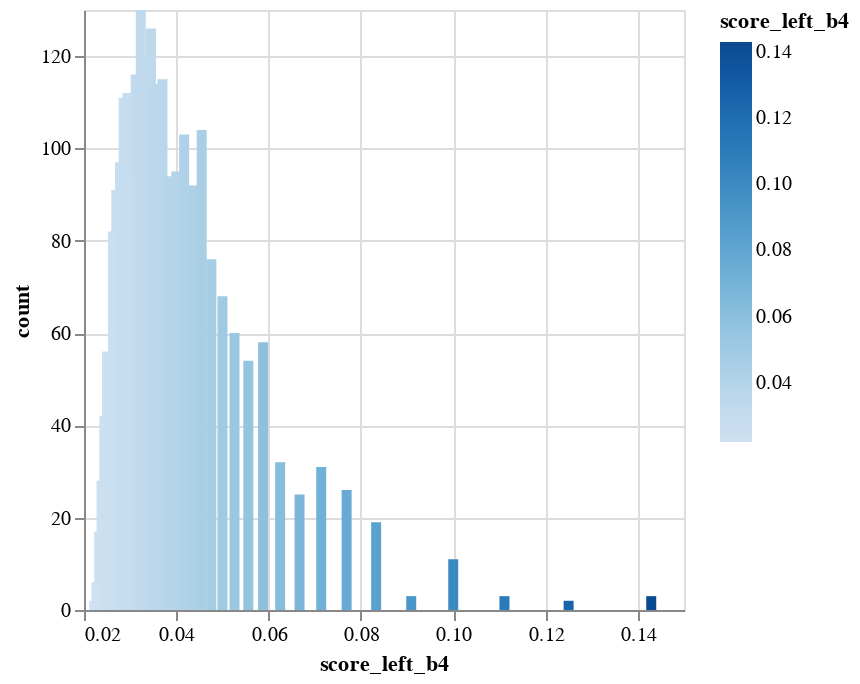
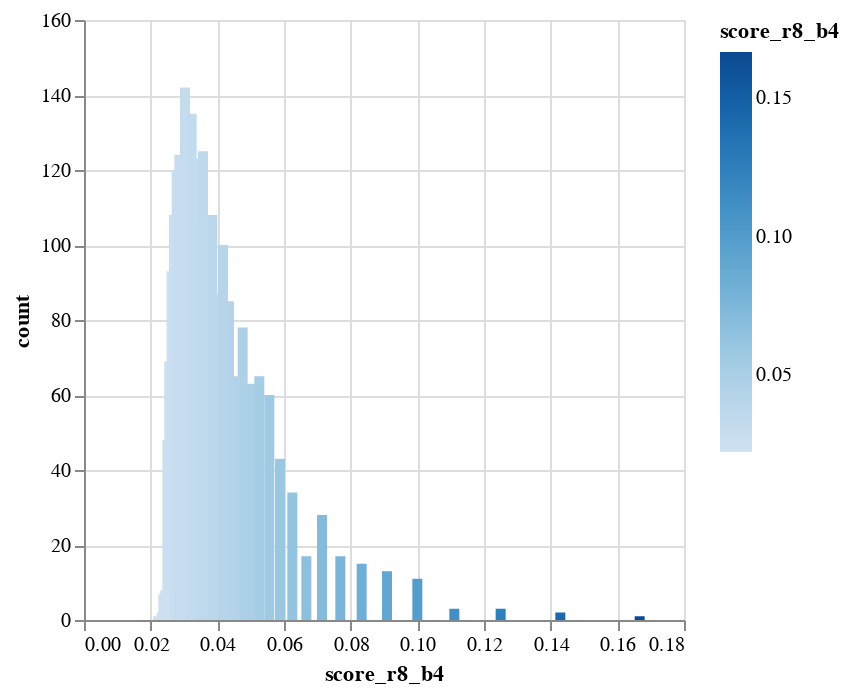

The code cell stored with these charts, in order, in its notebook:
### Code cell
show_b_stats('score_left_b4')
show_b_stats('score_r8_b4')

### Figure 1 — Vega-Lite specification as saved in the notebook (floating-point values rounded to 4 significant figures)
{"config": {"view": {"continuousWidth": 300, "continuousHeight": 300}}, "data": {"name": "data-27b8ce4f14640b04624d7429c0bd7544"}, "mark": {"type": "bar", "tooltip": true}, "encoding": {"color": {"field": "score_left_b4", "type": "quantitative"}, "x": {"field": "score_left_b4", "type": "quantitative"}, "y": {"field": "count", "type": "quantitative"}}, "params": [{"name": "param_19", "select": {"type": "interval", "encodings": ["x", "y"]}, "bind": "scales"}], "$schema": "https://vega.github.io/schema/vega-lite/v5.20.1.json", "datasets": {"data-27b8ce4f14640b04624d7429c0bd7544": [{"score_left_b4": 0.0769, "count": 26}, {"score_left_b4": 0.0333, "count": 120}, {"score_left_b4": 0.0476, "count": 76}, {"score_left_b4": 0.125, "count": 2}, {"score_left_b4": 0.025, "count": 56}, {"score_left_b4": 0.0233, "count": 17}, {"score_left_b4": 0.0588, "count": 58}, {"score_left_b4": 0.1, "count": 11}, {"score_left_b4": 0.0833, "count": 19}, {"score_left_b4": 0.037, "count": 115}, {"score_left_b4": 0.0714, "count": 31}, {"score_left_b4": 0.0345, "count": 126}, {"score_left_b4": 0.0278, "count": 97}, {"score_left_b4": 0.0312, "count": 116}, {"score_left_b4": 0.0256, "count": 42}, {"score_left_b4": 0.0222, "count": 2}, {"score_left_b4": 0.0238, "count": 28}, {"score_left_b4": 0.027, "count": 91}, {"score_left_b4": 0.0625, "count": 32}, {"score_left_b4": 0.04, "count": 95}, {"score_left_b4": 0.0263, "count": 82}, {"score_left_b4": 0.0303, "count": 95}, {"score_left_b4": 0.0455, "count": 104}, {"score_left_b4": 0.0357, "count": 114}, {"score_left_b4": 0.05, "count": 68}, {"score_left_b4": 0.0294, "count": 112}, {"score_left_b4": 0.1111, "count": 3}, {"score_left_b4": 0.0286, "count": 111}, {"score_left_b4": 0.0667, "count": 25}, {"score_left_b4": 0.1429, "count": 3}, {"score_left_b4": 0.0323, "count": 130}, {"score_left_b4": 0.0435, "count": 92}, {"score_left_b4": 0.0909, "count": 3}, {"score_left_b4": 0.0244, "count": 42}, {"score_left_b4": 0.0227, "count": 6}, {"score_left_b4": 0.0385, "count": 94}, {"score_left_b4": 0.0526, "count": 60}, {"score_left_b4": 0.0556, "count": 54}, {"score_left_b4": 0.0417, "count": 103}]}}

### Figure 2 — Vega-Lite specification as saved in the notebook (floating-point values rounded to 4 significant figures)
{"config": {"view": {"continuousWidth": 300, "continuousHeight": 300}}, "data": {"name": "data-00cf1e3f084486ef7f6bdc8dc2b77b22"}, "mark": {"type": "bar", "tooltip": true}, "encoding": {"color": {"field": "score_r8_b4", "type": "quantitative"}, "x": {"field": "score_r8_b4", "type": "quantitative"}, "y": {"field": "count", "type": "quantitative"}}, "params": [{"name": "param_20", "select": {"type": "interval", "encodings": ["x", "y"]}, "bind": "scales"}], "$schema": "https://vega.github.io/schema/vega-lite/v5.20.1.json", "datasets": {"data-00cf1e3f084486ef7f6bdc8dc2b77b22": [{"score_r8_b4": 0.0769, "count": 17}, {"score_r8_b4": 0.0476, "count": 78}, {"score_r8_b4": 0.0233, "count": 2}, {"score_r8_b4": 0.0333, "count": 123}, {"score_r8_b4": 0.0588, "count": 43}, {"score_r8_b4": 0.025, "count": 48}, {"score_r8_b4": 0.125, "count": 3}, {"score_r8_b4": 0.037, "count": 108}, {"score_r8_b4": 0.1, "count": 11}, {"score_r8_b4": 0.0714, "count": 28}, {"score_r8_b4": 0.0833, "count": 15}, {"score_r8_b4": 0.0312, "count": 130}, {"score_r8_b4": 0.0345, "count": 104}, {"score_r8_b4": 0.0222, "count": 1}, {"score_r8_b4": 0.0256, "count": 69}, {"score_r8_b4": 0.0278, "count": 120}, {"score_r8_b4": 0.0263, "count": 93}, {"score_r8_b4": 0.0238, "count": 7}, {"score_r8_b4": 0.027, "count": 108}, {"score_r8_b4": 0.0625, "count": 34}, {"score_r8_b4": 0.04, "count": 87}, {"score_r8_b4": 0.0357, "count": 125}, {"score_r8_b4": 0.0303, "count": 142}, {"score_r8_b4": 0.0455, "count": 65}, {"score_r8_b4": 0.1111, "count": 3}, {"score_r8_b4": 0.05, "count": 63}, {"score_r8_b4": 0.0667, "count": 17}, {"score_r8_b4": 0.0286, "count": 124}, {"score_r8_b4": 0.0294, "count": 116}, {"score_r8_b4": 0.1429, "count": 2}, {"score_r8_b4": 0.0323, "count": 135}, {"score_r8_b4": 0.0435, "count": 85}, {"score_r8_b4": 0.0909, "count": 13}, {"score_r8_b4": 0.1667, "count": 1}, {"score_r8_b4": 0.0385, "count": 108}, {"score_r8_b4": 0.0244, "count": 8}, {"score_r8_b4": 0.0417, "count": 100}, {"score_r8_b4": 0.0556, "count": 60}, {"score_r8_b4": 0.0526, "count": 65}]}}
